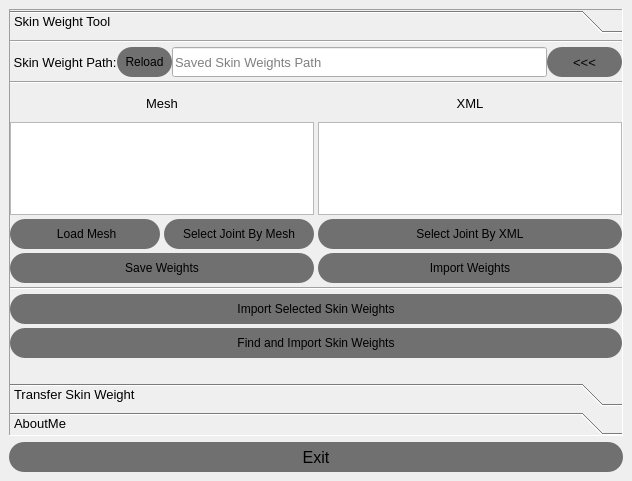
<?xml version="1.0" encoding="UTF-8"?>
<ui version="4.0">
 <class>MainWindow</class>
 <widget class="QMainWindow" name="MainWindow">
  <property name="geometry">
   <rect>
    <x>0</x>
    <y>0</y>
    <width>632</width>
    <height>481</height>
   </rect>
  </property>
  <property name="windowTitle">
   <string>Skin Weight Tools V1.0</string>
  </property>
  <widget class="QWidget" name="centralwidget">
   <layout class="QGridLayout" name="gridLayout_4">
    <item row="1" column="0">
     <widget class="QPushButton" name="pushButton_6">
      <property name="minimumSize">
       <size>
        <width>0</width>
        <height>30</height>
       </size>
      </property>
      <property name="font">
       <font>
        <pointsize>12</pointsize>
       </font>
      </property>
      <property name="styleSheet">
       <string notr="true">QPushButton {
    background-color: #707070; /* 默认背景颜色 */
	border-width: 0px;
	border-radius: 15px;
}

QPushButton:hover {
    background-color: rgba(0,0,200,60); /* 鼠标悬停颜色 */
}

QPushButton:pressed {
    background-color: rgba(0,0,0,180); /* 鼠标点击颜色 */
}
</string>
      </property>
      <property name="text">
       <string>Exit</string>
      </property>
     </widget>
    </item>
    <item row="0" column="0">
     <widget class="QToolBox" name="toolBox">
      <property name="font">
       <font>
        <pointsize>10</pointsize>
       </font>
      </property>
      <property name="frameShape">
       <enum>QFrame::Panel</enum>
      </property>
      <property name="frameShadow">
       <enum>QFrame::Sunken</enum>
      </property>
      <property name="currentIndex">
       <number>0</number>
      </property>
      <property name="tabSpacing">
       <number>6</number>
      </property>
      <widget class="QWidget" name="skinWeighttool_tab">
       <property name="geometry">
        <rect>
         <x>0</x>
         <y>0</y>
         <width>612</width>
         <height>335</height>
        </rect>
       </property>
       <attribute name="label">
        <string>Skin Weight Tool</string>
       </attribute>
       <layout class="QGridLayout" name="gridLayout_5">
        <property name="leftMargin">
         <number>0</number>
        </property>
        <property name="topMargin">
         <number>1</number>
        </property>
        <property name="rightMargin">
         <number>0</number>
        </property>
        <property name="bottomMargin">
         <number>1</number>
        </property>
        <property name="horizontalSpacing">
         <number>0</number>
        </property>
        <property name="verticalSpacing">
         <number>4</number>
        </property>
        <item row="0" column="0">
         <widget class="Line" name="line_3">
          <property name="orientation">
           <enum>Qt::Horizontal</enum>
          </property>
         </widget>
        </item>
        <item row="4" column="0">
         <widget class="Line" name="line">
          <property name="orientation">
           <enum>Qt::Horizontal</enum>
          </property>
         </widget>
        </item>
        <item row="7" column="0">
         <widget class="QLabel" name="label_Progress">
          <property name="styleSheet">
           <string notr="true">color: rgb(0, 255, 0);</string>
          </property>
          <property name="text">
           <string/>
          </property>
         </widget>
        </item>
        <item row="2" column="0">
         <widget class="Line" name="line_2">
          <property name="orientation">
           <enum>Qt::Horizontal</enum>
          </property>
         </widget>
        </item>
        <item row="5" column="0">
         <widget class="QPushButton" name="pushButton_ImportSSkinweight">
          <property name="minimumSize">
           <size>
            <width>0</width>
            <height>30</height>
           </size>
          </property>
          <property name="toolTip">
           <string>依次选择需要导入权重的模型和XML文件，点击此按钮
Select the model and XML file whose weights need to be imported, and click this button</string>
          </property>
          <property name="styleSheet">
           <string notr="true">QPushButton {
    background-color: #707070; /* 默认背景颜色 */
	border-width: 0px;
	border-radius: 15px;
}

QPushButton:hover {
    background-color: rgba(0,0,200,60); /* 鼠标悬停颜色 */
}

QPushButton:pressed {
    background-color: rgba(0,0,0,180); /* 鼠标点击颜色 */
}
</string>
          </property>
          <property name="text">
           <string>Import Selected Skin Weights</string>
          </property>
         </widget>
        </item>
        <item row="3" column="0">
         <layout class="QGridLayout" name="gridLayout_3">
          <property name="horizontalSpacing">
           <number>4</number>
          </property>
          <property name="verticalSpacing">
           <number>0</number>
          </property>
          <item row="0" column="0">
           <layout class="QGridLayout" name="gridLayout">
            <property name="spacing">
             <number>4</number>
            </property>
            <item row="1" column="0" colspan="2">
             <widget class="QListWidget" name="listWidget_MeshList">
              <property name="selectionMode">
               <enum>QAbstractItemView::ExtendedSelection</enum>
              </property>
             </widget>
            </item>
            <item row="2" column="0">
             <widget class="QPushButton" name="pushButton_LoadMesh">
              <property name="minimumSize">
               <size>
                <width>124</width>
                <height>30</height>
               </size>
              </property>
              <property name="toolTip">
               <string>Add objects with skin clusters from all selected objects to a list.</string>
              </property>
              <property name="styleSheet">
               <string notr="true">QPushButton {
    background-color: #707070; /* 默认背景颜色 */
	border-width: 0px;
	border-radius: 15px;
}

QPushButton:hover {
    background-color: rgba(0,0,200,60); /* 鼠标悬停颜色 */
}

QPushButton:pressed {
    background-color: rgba(0,0,0,180); /* 鼠标点击颜色 */
}
</string>
              </property>
              <property name="text">
               <string comment="Select Joint By Mesh" extracomment="Select Joint By Mesh"> Load Mesh</string>
              </property>
             </widget>
            </item>
            <item row="3" column="0" colspan="2">
             <widget class="QPushButton" name="pushButton_SaveWeight">
              <property name="minimumSize">
               <size>
                <width>0</width>
                <height>30</height>
               </size>
              </property>
              <property name="toolTip">
               <string>保存权重到文件夹中，根据Mesh名称命名xml文件
Save the weights to a folder and name the xml file according to the Mesh name</string>
              </property>
              <property name="styleSheet">
               <string notr="true">QPushButton {
    background-color: #707070; /* 默认背景颜色 */
	border-width: 0px;
	border-radius: 15px;
}

QPushButton:hover {
    background-color: rgba(0,0,200,60); /* 鼠标悬停颜色 */
}

QPushButton:pressed {
    background-color: rgba(0,0,0,180); /* 鼠标点击颜色 */
}
</string>
              </property>
              <property name="text">
               <string>Save Weights</string>
              </property>
             </widget>
            </item>
            <item row="0" column="0" colspan="2">
             <widget class="QLabel" name="label_Mesh">
              <property name="minimumSize">
               <size>
                <width>0</width>
                <height>30</height>
               </size>
              </property>
              <property name="font">
               <font>
                <pointsize>10</pointsize>
               </font>
              </property>
              <property name="text">
               <string>Mesh</string>
              </property>
              <property name="alignment">
               <set>Qt::AlignCenter</set>
              </property>
             </widget>
            </item>
            <item row="2" column="1">
             <widget class="QPushButton" name="pushButton_selcteJointByMesh">
              <property name="minimumSize">
               <size>
                <width>0</width>
                <height>30</height>
               </size>
              </property>
              <property name="styleSheet">
               <string notr="true">QPushButton {
    background-color: #707070; /* 默认背景颜色 */
	border-width: 0px;
	border-radius: 15px;
}

QPushButton:hover {
    background-color: rgba(0,0,200,60); /* 鼠标悬停颜色 */
}

QPushButton:pressed {
    background-color: rgba(0,0,0,180); /* 鼠标点击颜色 */
}
</string>
              </property>
              <property name="text">
               <string>Select Joint By Mesh</string>
              </property>
             </widget>
            </item>
           </layout>
          </item>
          <item row="0" column="1">
           <layout class="QGridLayout" name="gridLayout_2">
            <property name="spacing">
             <number>4</number>
            </property>
            <item row="1" column="0" colspan="2">
             <widget class="QListWidget" name="listWidget_XMLLIst">
              <property name="selectionMode">
               <enum>QAbstractItemView::ExtendedSelection</enum>
              </property>
             </widget>
            </item>
            <item row="2" column="0" colspan="2">
             <widget class="QPushButton" name="pushButton_selcteJointByXML">
              <property name="minimumSize">
               <size>
                <width>0</width>
                <height>30</height>
               </size>
              </property>
              <property name="styleSheet">
               <string notr="true">QPushButton {
    background-color: #707070; /* 默认背景颜色 */
	border-width: 0px;
	border-radius: 15px;
}

QPushButton:hover {
    background-color: rgba(0,0,200,60); /* 鼠标悬停颜色 */
}

QPushButton:pressed {
    background-color: rgba(0,0,0,180); /* 鼠标点击颜色 */
}
</string>
              </property>
              <property name="text">
               <string>Select Joint By XML</string>
              </property>
             </widget>
            </item>
            <item row="3" column="0" colspan="2">
             <widget class="QPushButton" name="pushButton_ImportWeight">
              <property name="minimumSize">
               <size>
                <width>254</width>
                <height>30</height>
               </size>
              </property>
              <property name="toolTip">
               <string>导入选择元素的蒙皮权重
Import skin weights of selected elements</string>
              </property>
              <property name="styleSheet">
               <string notr="true">QPushButton {
    background-color: #707070; /* 默认背景颜色 */
	border-width: 0px;
	border-radius: 15px;
}

QPushButton:hover {
    background-color: rgba(0,0,200,60); /* 鼠标悬停颜色 */
}

QPushButton:pressed {
    background-color: rgba(0,0,0,180); /* 鼠标点击颜色 */
}
</string>
              </property>
              <property name="text">
               <string>Import Weights</string>
              </property>
             </widget>
            </item>
            <item row="0" column="0" colspan="2">
             <widget class="QLabel" name="label_SkinWeight">
              <property name="minimumSize">
               <size>
                <width>0</width>
                <height>30</height>
               </size>
              </property>
              <property name="font">
               <font>
                <pointsize>10</pointsize>
               </font>
              </property>
              <property name="text">
               <string>XML</string>
              </property>
              <property name="alignment">
               <set>Qt::AlignCenter</set>
              </property>
             </widget>
            </item>
           </layout>
          </item>
         </layout>
        </item>
        <item row="6" column="0">
         <widget class="QPushButton" name="pushButton_findImportSkinWeight">
          <property name="minimumSize">
           <size>
            <width>0</width>
            <height>30</height>
           </size>
          </property>
          <property name="toolTip">
           <string>导入选择的mesh的蒙皮权重，如果没有蒙皮，将根据xml文件中的骨骼蒙皮并导入权重
Import the skin weights of the selected mesh. If it is not skinned, it will be skinned according to the bones in the xml file and the weights will be imported</string>
          </property>
          <property name="styleSheet">
           <string notr="true">QPushButton {
    background-color: #707070; /* 默认背景颜色 */
	border-width: 0px;
	border-radius: 15px;
}

QPushButton:hover {
    background-color: rgba(0,0,200,60); /* 鼠标悬停颜色 */
}

QPushButton:pressed {
    background-color: rgba(0,0,0,180); /* 鼠标点击颜色 */
}
</string>
          </property>
          <property name="text">
           <string>Find and Import Skin Weights</string>
          </property>
         </widget>
        </item>
        <item row="1" column="0">
         <layout class="QHBoxLayout" name="horizontalLayout" stretch="1,0,5,1">
          <item>
           <widget class="QLabel" name="label_SkinWeightPath">
            <property name="font">
             <font>
              <pointsize>10</pointsize>
             </font>
            </property>
            <property name="text">
             <string> Skin Weight Path:</string>
            </property>
           </widget>
          </item>
          <item>
           <widget class="QPushButton" name="pushButton_Reload">
            <property name="minimumSize">
             <size>
              <width>55</width>
              <height>30</height>
             </size>
            </property>
            <property name="toolTip">
             <string>刷新文件中的文件
Refresh the files in the file</string>
            </property>
            <property name="styleSheet">
             <string notr="true">QPushButton {
    background-color: #707070; /* 默认背景颜色 */
	border-width: 0px;
	border-radius: 15px;
}

QPushButton:hover {
    background-color: rgba(0,0,200,60); /* 鼠标悬停颜色 */
}

QPushButton:pressed {
    background-color: rgba(0,0,0,180); /* 鼠标点击颜色 */
}
</string>
            </property>
            <property name="text">
             <string>Reload</string>
            </property>
           </widget>
          </item>
          <item>
           <widget class="QLineEdit" name="lineEdit_FilePath">
            <property name="minimumSize">
             <size>
              <width>0</width>
              <height>30</height>
             </size>
            </property>
            <property name="font">
             <font>
              <pointsize>10</pointsize>
             </font>
            </property>
            <property name="placeholderText">
             <string>Saved Skin Weights Path</string>
            </property>
           </widget>
          </item>
          <item>
           <widget class="QPushButton" name="pushButton_LoadPath">
            <property name="minimumSize">
             <size>
              <width>0</width>
              <height>30</height>
             </size>
            </property>
            <property name="font">
             <font>
              <pointsize>10</pointsize>
             </font>
            </property>
            <property name="toolTip">
             <string>选择存储 XML 文件的文件夹
Select the folder where the XML files are stored</string>
            </property>
            <property name="styleSheet">
             <string notr="true">QPushButton {
    background-color: #707070; /* 默认背景颜色 */
	border-width: 0px;
	border-radius: 15px;
}

QPushButton:hover {
    background-color: rgba(0,0,200,60); /* 鼠标悬停颜色 */
}

QPushButton:pressed {
    background-color: rgba(0,0,0,180); /* 鼠标点击颜色 */
}
</string>
            </property>
            <property name="text">
             <string>&lt;&lt;&lt;</string>
            </property>
           </widget>
          </item>
         </layout>
        </item>
       </layout>
      </widget>
      <widget class="QWidget" name="transferSkinWeight_tab">
       <property name="geometry">
        <rect>
         <x>0</x>
         <y>0</y>
         <width>612</width>
         <height>335</height>
        </rect>
       </property>
       <attribute name="label">
        <string>Transfer Skin Weight</string>
       </attribute>
       <layout class="QGridLayout" name="gridLayout_7">
        <item row="0" column="0">
         <widget class="QLabel" name="label">
          <property name="minimumSize">
           <size>
            <width>80</width>
            <height>0</height>
           </size>
          </property>
          <property name="text">
           <string>Prefix :</string>
          </property>
          <property name="alignment">
           <set>Qt::AlignRight|Qt::AlignTrailing|Qt::AlignVCenter</set>
          </property>
         </widget>
        </item>
        <item row="0" column="1">
         <widget class="QLineEdit" name="lineEdit_Prefix">
          <property name="minimumSize">
           <size>
            <width>0</width>
            <height>30</height>
           </size>
          </property>
         </widget>
        </item>
        <item row="0" column="2">
         <widget class="QPushButton" name="pushButton_LoadPrefix">
          <property name="minimumSize">
           <size>
            <width>80</width>
            <height>30</height>
           </size>
          </property>
          <property name="toolTip">
           <string>选择有空间名称的物体，将空间名称填在对话框中
Select the object with the space name and fill in the space name in the dialog box</string>
          </property>
          <property name="statusTip">
           <string/>
          </property>
          <property name="styleSheet">
           <string notr="true">QPushButton {
    background-color: #707070; /* 默认背景颜色 */
	border-width: 0px;
	border-radius: 15px;
}

QPushButton:hover {
    background-color: rgba(0,0,200,60); /* 鼠标悬停颜色 */
}

QPushButton:pressed {
    background-color: rgba(0,0,0,180); /* 鼠标点击颜色 */
}
</string>
          </property>
          <property name="text">
           <string>&lt;&lt;&lt;</string>
          </property>
         </widget>
        </item>
        <item row="1" column="0" colspan="3">
         <widget class="QPushButton" name="pushButton_Transferskin">
          <property name="minimumSize">
           <size>
            <width>0</width>
            <height>30</height>
           </size>
          </property>
          <property name="toolTip">
           <string>传递权重
Transfer Skin Weight</string>
          </property>
          <property name="statusTip">
           <string/>
          </property>
          <property name="styleSheet">
           <string notr="true">QPushButton {
    background-color: #707070; /* 默认背景颜色 */
	border-width: 0px;
	border-radius: 15px;
}

QPushButton:hover {
    background-color: rgba(0,0,200,60); /* 鼠标悬停颜色 */
}

QPushButton:pressed {
    background-color: rgba(0,0,0,180); /* 鼠标点击颜色 */
}
</string>
          </property>
          <property name="text">
           <string>Transfer SkinWeight</string>
          </property>
         </widget>
        </item>
       </layout>
      </widget>
      <widget class="QWidget" name="aboutme_tab">
       <property name="geometry">
        <rect>
         <x>0</x>
         <y>0</y>
         <width>612</width>
         <height>335</height>
        </rect>
       </property>
       <attribute name="label">
        <string>AboutMe</string>
       </attribute>
       <layout class="QGridLayout" name="gridLayout_6">
        <property name="leftMargin">
         <number>0</number>
        </property>
        <property name="topMargin">
         <number>1</number>
        </property>
        <property name="rightMargin">
         <number>0</number>
        </property>
        <property name="bottomMargin">
         <number>1</number>
        </property>
        <item row="0" column="0">
         <widget class="QLabel" name="label_4">
          <property name="minimumSize">
           <size>
            <width>0</width>
            <height>35</height>
           </size>
          </property>
          <property name="font">
           <font>
            <pointsize>10</pointsize>
            <weight>75</weight>
            <bold>true</bold>
           </font>
          </property>
          <property name="styleSheet">
           <string notr="true">background-color:rgb(134, 110, 255);
color: rgb(0, 0, 0);</string>
          </property>
          <property name="text">
           <string>Please contact me if you have any questions!
QQ&amp;&amp;WeChat: 370871841</string>
          </property>
          <property name="alignment">
           <set>Qt::AlignCenter</set>
          </property>
         </widget>
        </item>
       </layout>
      </widget>
     </widget>
    </item>
   </layout>
  </widget>
 </widget>
 <resources/>
 <connections>
  <connection>
   <sender>pushButton_6</sender>
   <signal>clicked()</signal>
   <receiver>MainWindow</receiver>
   <slot>close()</slot>
   <hints>
    <hint type="sourcelabel">
     <x>321</x>
     <y>476</y>
    </hint>
    <hint type="destinationlabel">
     <x>462</x>
     <y>0</y>
    </hint>
   </hints>
  </connection>
 </connections>
</ui>
